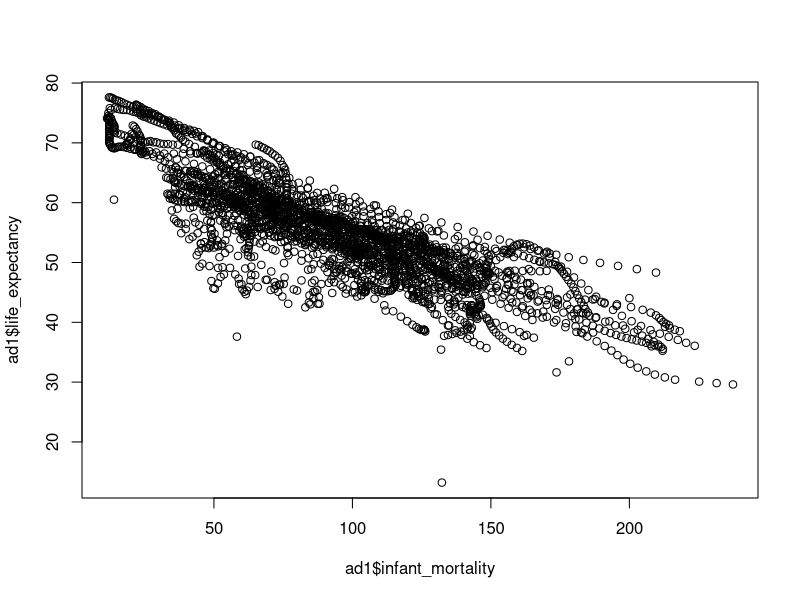
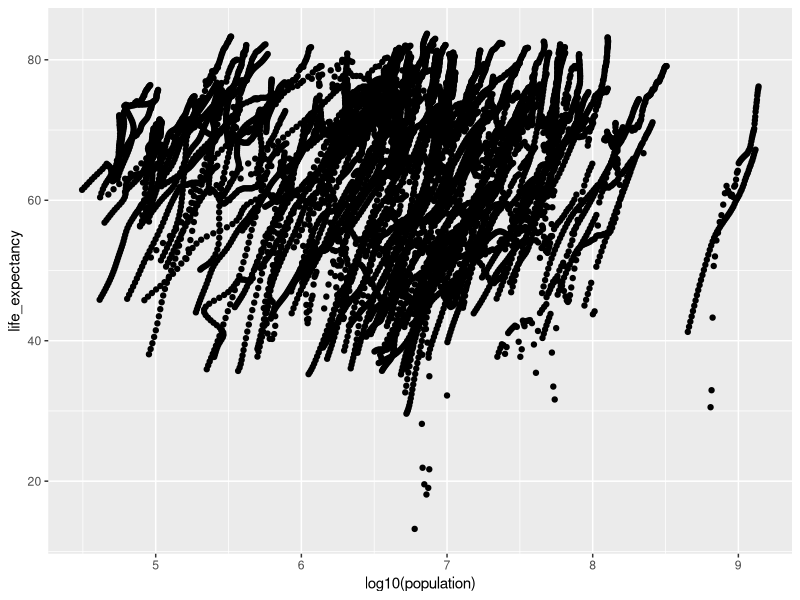
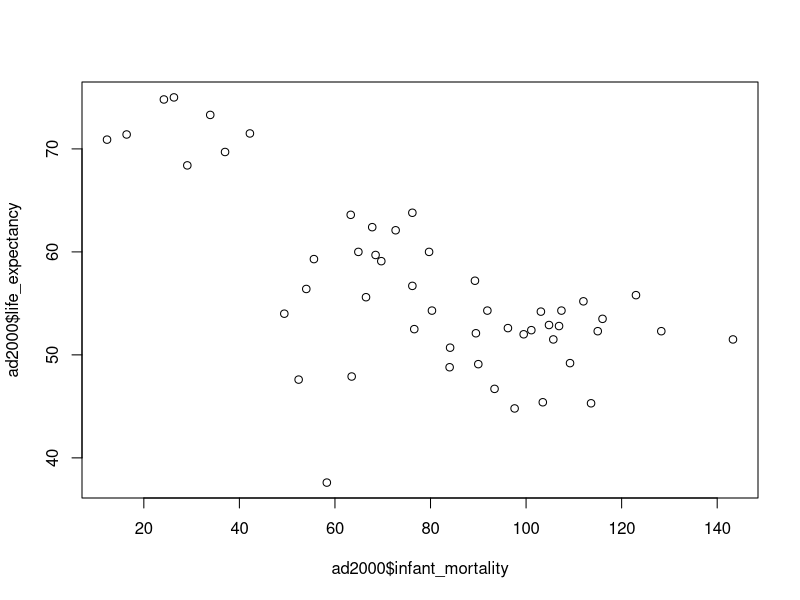
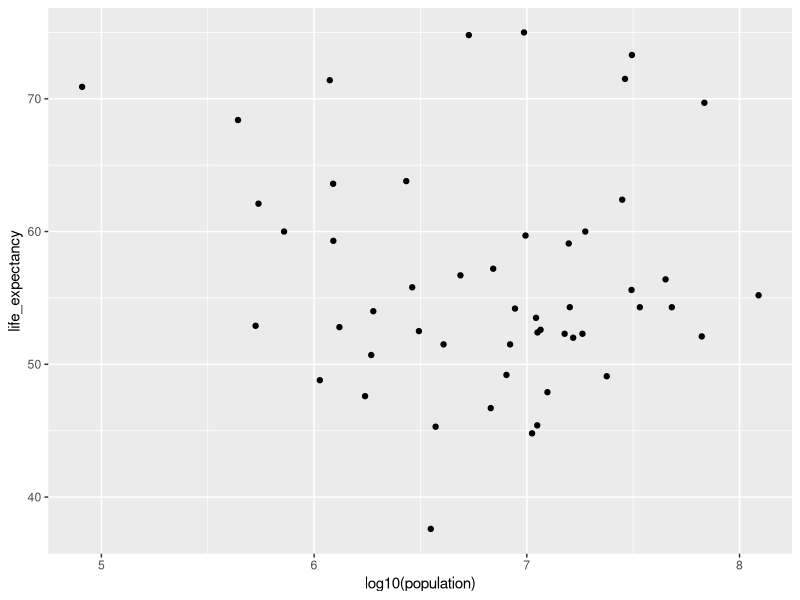

Source code (R) for these figures, in order:
## ---- chunk 1
#installed and calling dslabs, tidyverse
library(dslabs)
library(tidyverse)
library(ggplot2)

#open help page for gapminder data and explore the data structure, class, and contents
help(gapminder) #help page
str(gapminder) #structure
summary(gapminder) #contents
class(gapminder) #class

gapminder
## ---- chunk 2
#filtering gapminder data to include only Africa
africadata = dplyr::filter(gapminder, continent == "Africa")
str(africadata) #explore structure
summary(africadata) #explore filtered data
## ---- chunk 3
#selection of variables from africadata
ad1 = dplyr::select(africadata, infant_mortality, life_expectancy) #selecting infant_mortality and #life expectancy

ad2 = dplyr::select(africadata, population, life_expectancy) #selecting pop and life expectancy

#exploring structure and data contents for each new data set
str(ad1) #structure for ad1
str(ad2) #structure for ad2
summary(ad1) #content summary for ad1
summary(ad2) #content summary for ad2
## ---- chunk 4
plot(ad1$infant_mortality, ad1$life_expectancy)
#plot(ad2$population, ad2$life_expectancy)

plot2 = ggplot(gapminder, aes(log10(population), life_expectancy)) + geom_point()
plot2
## ---- chunk 5
#filter and select null infant mortality years in africa data
adna <- africadata %>% dplyr::filter(is.na(infant_mortality)) %>% dplyr::select(year)
adna$year #print all years with null infant mortality

#filtering to only the year 2000
ad2000 <- africadata %>% dplyr::filter(year == 2000)
summary(ad2000) #summary of contents
str(ad2000) #structure
## ---- chunk 6
#plotting infant mortality by life expectancy for year 2000
plot(ad2000$infant_mortality, ad2000$life_expectancy)
#plotting life population by life expectancy for year 2000 on population axis scaled by log10
plot3 = ggplot(ad2000, aes(log10(population), life_expectancy)) + geom_point()
plot3 #print plot
## ---- chunk 7
#life_expectancy~infant_mortality model fit for year 2000
inf_le_fit = lm(life_expectancy~infant_mortality, data = ad2000, )
##life_expectancy~population model fit for year 2000
pop_le_fit = lm(life_expectancy~population, data = ad2000)

summary(inf_le_fit)
summary(pop_le_fit)
